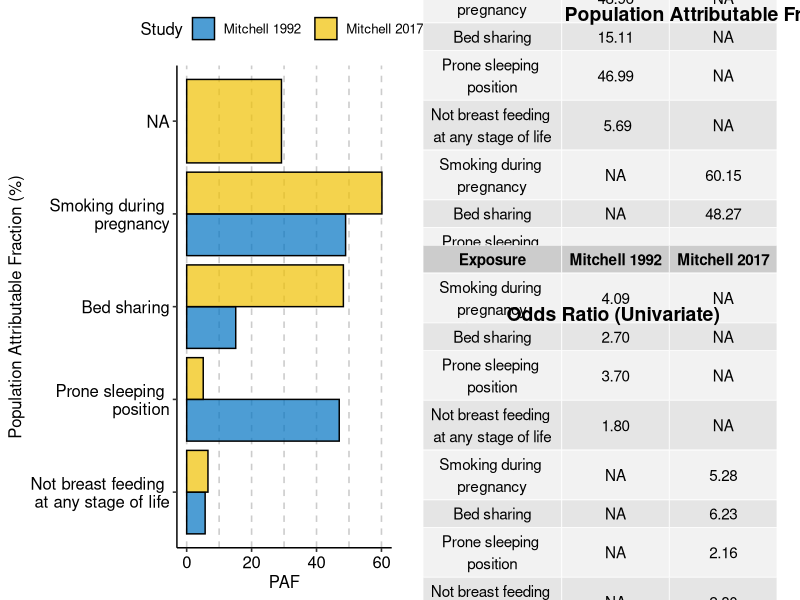

The R source for this figure:
library(tidyverse)
library(readxl)
library(magrittr)
library(ggpubr)
library(ggsci)

paf <- read_excel(here::here("data", "risk-factors.xlsx"), 
                         sheet = "PAF")

paf %<>%
  mutate(Exposure = case_when(
    Exposure == "Not breast feeding at any stage of life" ~
    "Not breast feeding \nat any stage of life",
    Exposure == "Prone sleeping position" ~ "Prone sleeping \nposition",
    Exposure == "Smoking during pregnancy" ~ "Smoking during \npregnancy",
    TRUE ~ Exposure))

order <- c("Not breast feeding \nat any stage of life", "Prone sleeping \nposition",
           "Bed sharing", "Smoking during \npregnancy")

paf$Exposure <- factor(paf$Exposure, levels = order)

paf_plot <- ggplot(data = paf) +
  geom_bar(aes(x = PAF, y = Exposure, fill = Study), 
           alpha = 0.7, color = "black",
           stat = "identity", position = "dodge") +
  scale_fill_jco() +
  scale_color_jco() +
  ylab("Population Attributable Fraction (%)") +
  theme_pubr() +
  theme(panel.grid.major.x = element_line(color = "grey80",
                                          linetype = "dashed"),
        panel.grid.minor.x = element_line(color = "grey80",
                                          linetype = "dashed"))

paf_table <- paf %>%
  select(-c("OR", "pc")) %>%
  pivot_wider(names_from = Study, values_from = "PAF") %>%
  select("Exposure", "Mitchell 1992", "Mitchell 2017") %>%
  mutate_if(is.numeric, round, digits = 2)

or_table <- paf %>%
  select(-c("PAF", "pc")) %>%
  pivot_wider(names_from = Study, values_from = "OR") %>%
  select("Exposure", "Mitchell 1992", "Mitchell 2017") %>%
  mutate_if(is.numeric, round, digits = 2)


paf_table_p <- ggtexttable(paf_table, rows = NULL, 
            theme = ttheme("default"))

or_table_p <- ggtexttable(or_table, rows = NULL, 
                           theme = ttheme("default"))

ggarrange(paf_plot, 
          ggarrange(paf_table_p, or_table_p, 
                    nrow = 2,
                    labels = c("Population Attributable Fraction (%)",
                               "Odds Ratio (Univariate)")),
          ncol = 2)

